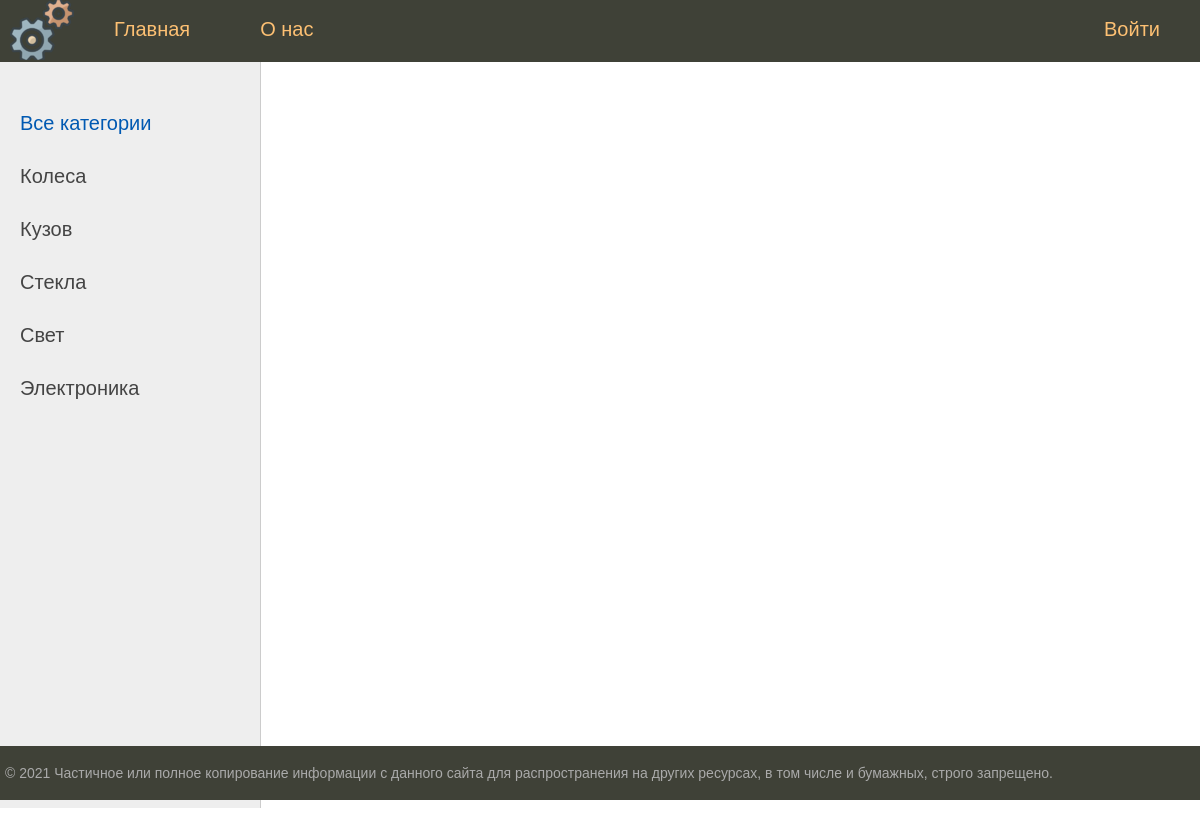
The app's page /, older data.
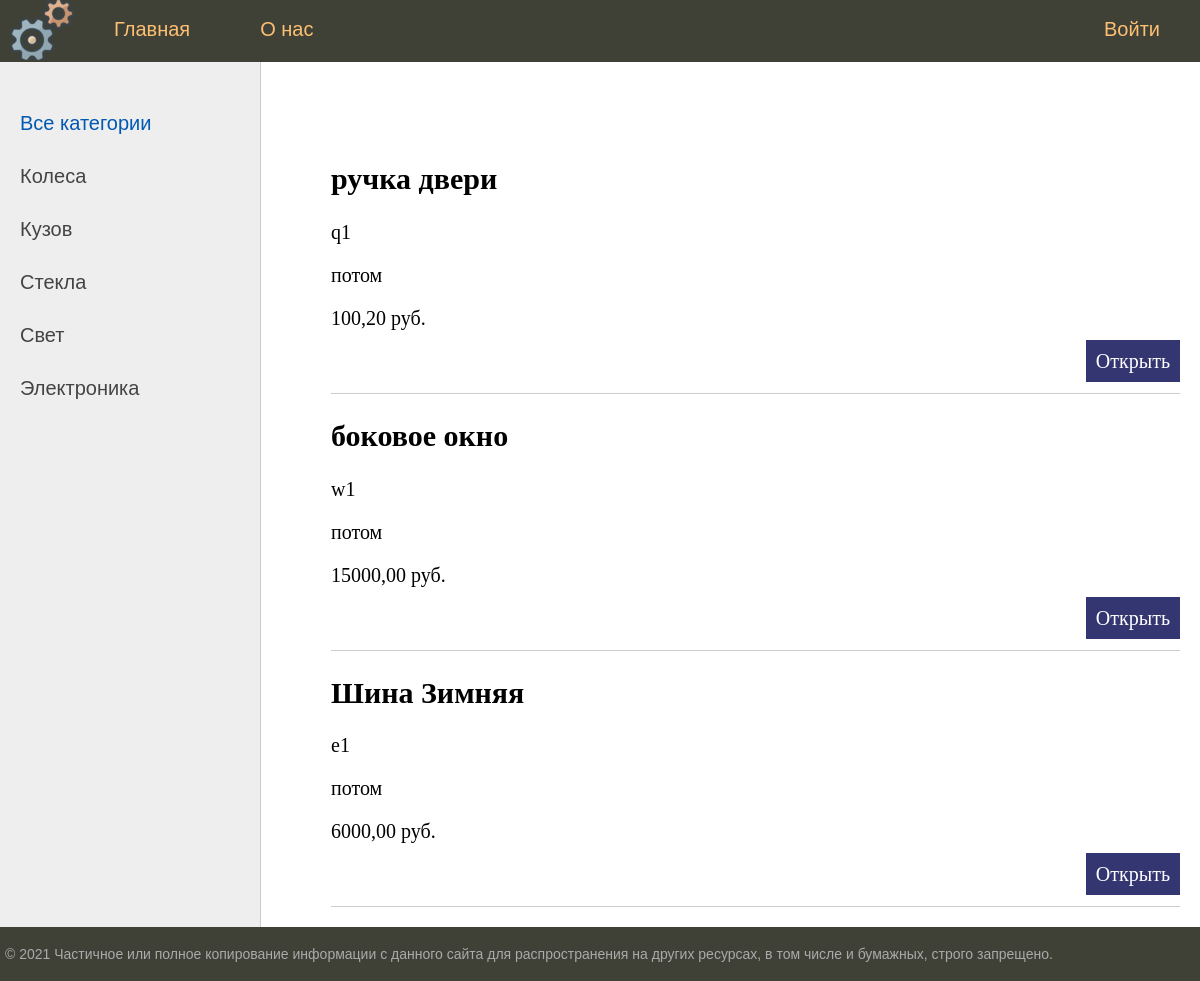
The same page, newer data.
### base/models.py (models this page shows, shortened)
class Product(models.Model):
    article = models.SlugField("Артикул", unique=True)
    name = models.CharField("Наименование", max_length=150)
    price = models.DecimalField("Цена", max_digits=10, decimal_places=2)
    description = models.TextField("Описание")
    amount = models.IntegerField("Количество")
    manufacturer = models.ForeignKey(Manufacturer, on_delete=models.PROTECT, verbose_name="Производитель")
    contractor = models.ForeignKey(Contractor, on_delete=models.PROTECT, verbose_name="Поставщик")
    brand = models.ForeignKey(Brand, on_delete=models.PROTECT, verbose_name="Марка")
    model = models.ForeignKey(Model, on_delete=models.PROTECT, verbose_name="Модель")
    foto = models.ImageField(upload_to="photos/", blank=True, verbose_name="Фото")
    category = models.ForeignKey(Category, on_delete=models.PROTECT, verbose_name="Категория")

### base/views.py (the view)
# urls.py: path('', homelist.as_view(), name='home'),
class homelist(ListView):
    model = Product
    template_name = 'base/home.html'
    context_object_name = 'product'
    def get_context_data(self, *, object_list=None, **kwargs):
        context = super().get_context_data(**kwargs)
        context['menu'] = menu
        context['title'] = 'AvtoW'
        context['selected'] = 0
        return context

### base/templates/base/home.html (shortened to what this page needs)
{% extends 'base/templ.html' %}
{% block content %}
<form action="{% url 'home' %}" method="post">
    <ul class="list-product">
		{% for el in product %}
			<li>
				<h2>{{el.name}}</h2>
				<p>{{el.article}}</p>
				<p>{{el.description|linebreaks|truncatewords:25}}</p>
				<p>{{el.price}} руб.</p>
				<p class="link-read-post"><a href="{% url 'product' el.id %}">Открыть</a></p>
			</li>
		{% endfor %}
	</ul>
</form>
{% endblock %}

### base/templates/base/templ.html (shortened to what this page needs)
{% load static %}
<!DOCTYPE html>
<html>
<head>
	<link type="text/css" href="{% static 'base/css/style.css' %}" rel="stylesheet" />
</head>
<body>
<table class="table-page" border=0 cellpadding="0" cellspacing="0">
<tr><td valign=top>
{% block mainmenu %}
		<div class="header">
			<ul id="mainmenu" class="mainmenu">
			<li class="logo"><a href="{% url 'home' %}"><div class="logo"></div></a></li>
{% for m in menu %}
	{% if not forloop.last %}
			<li><a href="{% url m.upl_name %}">{{m.title}}</a></li>
	{% else %}
			<li class="last"><a href="{% url m.upl_name %}">{{m.title}}</a></li>
	{% endif %}
{% endfor %}
			</ul>
		</div>
{% endblock mainmenu %}
<table class="table-content" border=0 cellpadding="0" cellspacing="0">
<tr>
	<td valign="top" class="left-chapters">
	<ul id="leftchapters">
		<li class="selected">Все категории</li>
		<li><a href="#">Колеса</a></li>
		<li><a href="#">Кузов</a></li>
		<li><a href="#">Стекла</a></li>
        <li><a href="#">Свет</a></li>
        <li><a href="#">Электроника</a></li>
	</ul>
</td>
<td valign="top" class="content">
	<div class="content-text">
{% block content %}
{% endblock %}
	</div>
</td></tr></table>
</td></tr>
<tr><td valign=top>
	<div id="footer">
		<p>&copy; 2021 Частичное или полное копирование информации с данного сайта для распространения на других ресурсах, в том числе и бумажных, строго запрещено.</p>
	</div>
</td></tr></table>
</body>
</html>

### base/static/base/css/style.css (style rules this page uses)
html, body { font-family: 'Arial'; margin: 0; padding: 0; height: 100%; width: 100%; color: #444; }
a { color: #0059b2; text-decoration: none; }
p.link-read-post { text-align: right; }
p.link-read-post a { padding: 10px; min-width: 100px; background: #333671; color: #fff; text-decoration: none; }
ul.list-product { list-style: none; margin: 0; padding: 0; }
ul.list-product li { border-bottom: 1px solid #ccc; }
.table-page { width: 100%; height: 100%; vertical-align: top; }
.table-page tr { height: 100%; }
.header { background: #3F4137; height: 62px; }
.logo { background: url('../img/logo.png') no-repeat 10px; width: 84px; height: 60px; }
ul.mainmenu { list-style: none; margin: 0; padding: 0; height: 60px; color: #fdc073; font-size: 20px; overflow: hidden; }
ul.mainmenu li { float: left; margin: 18px 40px 0 30px; }
ul.mainmenu li.logo { margin: 0; }
ul.mainmenu li.last { float: right; }
ul.mainmenu li a { color: #fdc073; text-decoration: none; }
.table-content { width: 100%; min-height: 100%; height: 100%; }
.left-chapters { margin: 0; background: #eee; border-right: 1px solid #ccc; min-height: 100%; }
.left-chapters ul { width: 230px; min-height: 100%; margin: 0; padding: 20px 10px 10px 20px; list-style: none; font-size: 20px; }
.left-chapters ul li { margin: 30px 0 0 0; color: #999; }
.left-chapters ul li.selected { color: #0059b2; }
.left-chapters ul li a { color: #444; text-decoration: none; }
.content { padding: 40px 20px 20px 40px; width: 100%; box-sizing: border-box; }
.content-text { margin: 60px 0 0 30px; color: #000; font-size: 20px; font-family: Yandex Sans Display Light; }
#footer { box-sizing: border-box; background: #3F4137; padding: 5px; color: #aaa; font-size: 14px; font-family: Verdana, Geneva, Arial, Helvetica; text-align: left; overflow: hidden; }

Row changes from the older to the newer data that the page shows:
added Product: name "ручка двери", article "q1", description "потом", price "100,20"
added Product: name "боковое окно", article "w1", description "потом", price "15000,00"
added Product: name "Шина Зимняя", article "e1", description "потом", price "6000,00"
